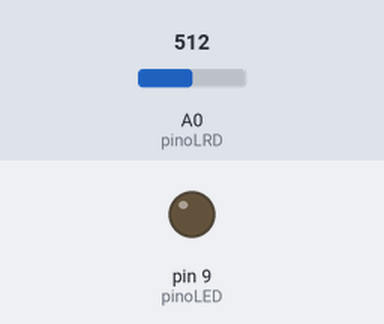
Bench run of a sketch on a simulated Arduino Uno, built with avr-gcc and run on an emulated ATmega328P. On the bench: output pins drawn as LEDs (lit = HIGH). The test bench sets the inputs (shaded band); at power-on: A0 (pinoLRD) = 512. What the sketch prints to the serial monitor is not drawn.

Above: at 1.2 s.
1.3 s: A0 (pinoLRD) set to 314
4.3 s: A0 (pinoLRD) set to 286
At 5.4 s:
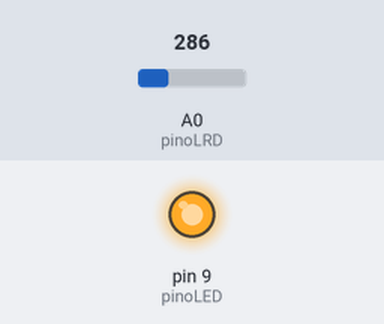
5.8 s: A0 (pinoLRD) set to 306
At 6.7 s:
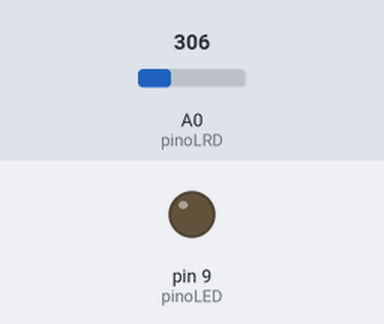
7.3 s: A0 (pinoLRD) set to 290
At 8.1 s:
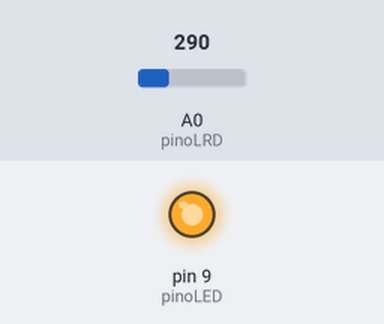
Timing chart, 0 to 9.8 s (numbered marks = the images above; inputs shaded):
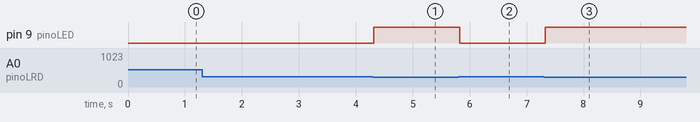

The sketch:

Atividade5.ino
```cpp
int pinoLRD = A0;

int pinoLED = 9;

int limiteLuz = 300;

void setup(){
  pinMode(pinoLED, OUTPUT);
  Serial.begin(9600);
}

void loop(){

  int valorLuz = analogRead(pinoLRD);

  Serial.print("Valor da luz: ");
  Serial.print(valorLuz);

  if (valorLuz < limiteLuz){
    digitalWrite(pinoLED, HIGH);
  } else {
    digitalWrite(pinoLED, LOW);
  }

  delay(100);
}
```

Measured:
- the behaviour switches between 300 and 299 on A0 (pinoLRD) (found by bisection; images 0 and 1)
- after the input at 1.3 s, every drawn part: stays the same
- after the input at 4.3 s, pin 9 (pinoLED): LOW → HIGH at once
- after the input at 5.8 s, pin 9 (pinoLED): HIGH → LOW at once
- after the input at 7.3 s, pin 9 (pinoLED): LOW → HIGH at once
